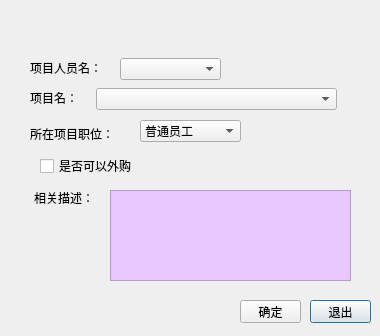
<?xml version="1.0" encoding="UTF-8"?>
<ui version="4.0">
 <class>addProStaff</class>
 <widget class="QDialog" name="addProStaff">
  <property name="geometry">
   <rect>
    <x>0</x>
    <y>0</y>
    <width>380</width>
    <height>336</height>
   </rect>
  </property>
  <property name="windowTitle">
   <string>Dialog</string>
  </property>
  <property name="styleSheet">
   <string notr="true">QDialog#addProStaff{
	background-image:url(img/addProStaff.jpg);
}
QTextEdit{
	background-color:rgb(235,199,255);
}  
     
QLineEdit{
	background-color:rgb(235,199,255);
}  
</string>
  </property>
  <widget class="QLabel" name="label_12">
   <property name="geometry">
    <rect>
     <x>30</x>
     <y>126</y>
     <width>111</width>
     <height>16</height>
    </rect>
   </property>
   <property name="styleSheet">
    <string notr="true">font: 75 11pt &quot;黑体&quot;;
color:rgb(0, 0, 0);</string>
   </property>
   <property name="text">
    <string>所在项目职位：</string>
   </property>
  </widget>
  <widget class="QComboBox" name="proname">
   <property name="geometry">
    <rect>
     <x>96</x>
     <y>88</y>
     <width>241</width>
     <height>22</height>
    </rect>
   </property>
  </widget>
  <widget class="QTextEdit" name="proDescribe">
   <property name="geometry">
    <rect>
     <x>110</x>
     <y>190</y>
     <width>241</width>
     <height>91</height>
    </rect>
   </property>
  </widget>
  <widget class="QPushButton" name="BtnCancel">
   <property name="geometry">
    <rect>
     <x>310</x>
     <y>300</y>
     <width>61</width>
     <height>23</height>
    </rect>
   </property>
   <property name="text">
    <string>退出</string>
   </property>
  </widget>
  <widget class="QPushButton" name="BtnConfirm">
   <property name="geometry">
    <rect>
     <x>240</x>
     <y>300</y>
     <width>61</width>
     <height>23</height>
    </rect>
   </property>
   <property name="text">
    <string>确定</string>
   </property>
  </widget>
  <widget class="QLabel" name="Info">
   <property name="geometry">
    <rect>
     <x>30</x>
     <y>300</y>
     <width>161</width>
     <height>21</height>
    </rect>
   </property>
   <property name="styleSheet">
    <string notr="true">font: 75 12pt &quot;黑体&quot;;
color:rgb(255, 0, 0);</string>
   </property>
   <property name="text">
    <string/>
   </property>
  </widget>
  <widget class="QLabel" name="label_2">
   <property name="geometry">
    <rect>
     <x>30</x>
     <y>60</y>
     <width>91</width>
     <height>16</height>
    </rect>
   </property>
   <property name="styleSheet">
    <string notr="true">font: 75 11pt &quot;黑体&quot;;
color:rgb(0, 0, 0);</string>
   </property>
   <property name="text">
    <string>项目人员名：</string>
   </property>
  </widget>
  <widget class="QLabel" name="label_3">
   <property name="geometry">
    <rect>
     <x>34</x>
     <y>190</y>
     <width>71</width>
     <height>16</height>
    </rect>
   </property>
   <property name="styleSheet">
    <string notr="true">font: 75 11pt &quot;黑体&quot;;
color:rgb(0, 0, 0);</string>
   </property>
   <property name="text">
    <string>相关描述：</string>
   </property>
  </widget>
  <widget class="QLabel" name="label">
   <property name="geometry">
    <rect>
     <x>30</x>
     <y>90</y>
     <width>71</width>
     <height>16</height>
    </rect>
   </property>
   <property name="styleSheet">
    <string notr="true">font: 75 11pt &quot;黑体&quot;;
color:rgb(0, 0, 0);</string>
   </property>
   <property name="text">
    <string>项目名：</string>
   </property>
  </widget>
  <widget class="QComboBox" name="name">
   <property name="geometry">
    <rect>
     <x>120</x>
     <y>58</y>
     <width>101</width>
     <height>22</height>
    </rect>
   </property>
  </widget>
  <widget class="QComboBox" name="post">
   <property name="geometry">
    <rect>
     <x>140</x>
     <y>120</y>
     <width>101</width>
     <height>22</height>
    </rect>
   </property>
   <item>
    <property name="text">
     <string>普通员工</string>
    </property>
   </item>
   <item>
    <property name="text">
     <string>项目经理</string>
    </property>
   </item>
  </widget>
  <widget class="QCheckBox" name="outsourcing">
   <property name="geometry">
    <rect>
     <x>40</x>
     <y>156</y>
     <width>151</width>
     <height>20</height>
    </rect>
   </property>
   <property name="styleSheet">
    <string notr="true">font: 75 11pt &quot;黑体&quot;;
color:rgb(0, 0, 0);</string>
   </property>
   <property name="text">
    <string>是否可以外购</string>
   </property>
  </widget>
 </widget>
 <resources/>
 <connections/>
</ui>
